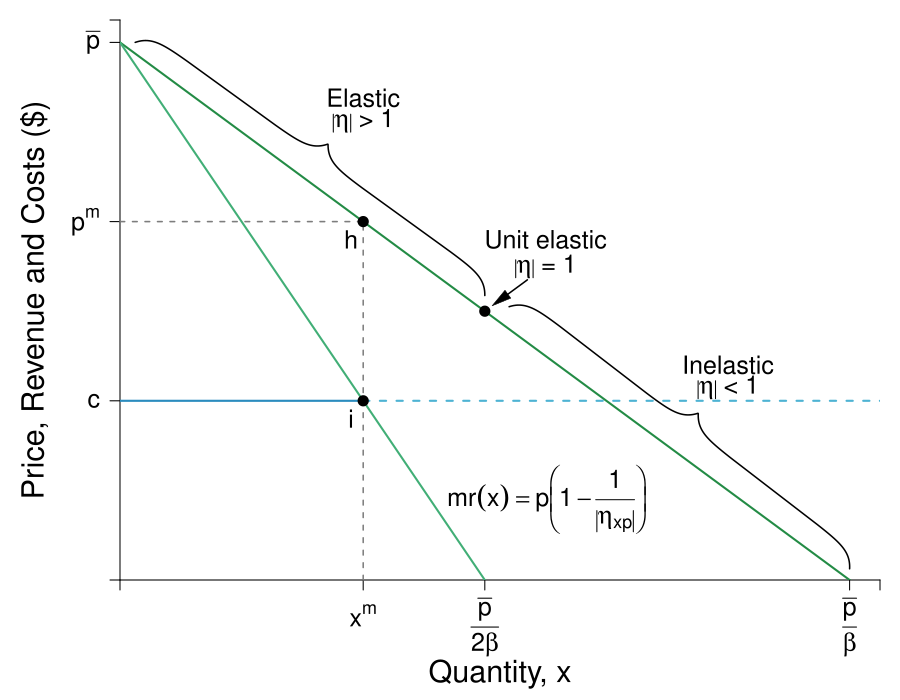

R code for this plot:
library(pBrackets)
library(shape)

pdf(file = "firmmarketsupply/monopoly_mr_elasticity.pdf", width = 9, height = 7)

#Set parameters for graphics
pointsize <- 1.8
axislabelsize <- 1.8
labelsize <- 1.5
namesize <- 1.8
annotatesize <- 1.5
graphlinewidth <- 2
segmentlinewidth <- 1.5

COL <- c("#7fc97f", "#beaed4", "#fdc086", "#ffff99", "#386cb0", "#f0027f", "#bf5b17", "#666666")
COLA <- c("#e0f3db", "#99d8c9","#66c2a4","#41ae76", "#238b45", "#005824")
COLB <- c("#c6dbef", "#4eb3d3", "#2b8cbe", "#0868ac","#084081")
COLC <- c("#fcfbfd", "#efedf5", "#dadaeb", "#bcbddc", "#9e9ac8", "#807dba", "#6a51a3", "#54278f", "#3f007d")

par(mar =  c(6, 6, 1, 1))

AvgRevenue <- function(x, rmax = 12, xmax = 12){
  rmax - (rmax/xmax)*x
}

MRevenue <- function(x, rmax = 12, xmax = 12){
  rmax - 2*(rmax/xmax)*x
}


xlims <- c(0, 12.5)
ylims <- c(0, 12.5)



npts <- 501 
x <- seq(xlims[1], xlims[2], length.out = npts)
y <- seq(ylims[1], ylims[2], length.out = npts) 

plot(0, 0, xlim = xlims, ylim = ylims, type = "n",
     xlab = expression(paste("")),
     ylab = expression(paste("")), 
     xaxt = "n", 
     yaxt = "n", 
     cex.lab = axislabelsize, 
     bty = "n",
     xaxs="i", 
     yaxs="i")

ticksy <- c(0, 4, AvgRevenue(x = 4), 12, ylims[2])
ylabels <- c(NA, expression(paste(c)), expression(paste(p^{m})), expression(paste(bar(p))), NA)
ticksx <- c(0, 4, 6, 12, xlims[2])
xlabels <- c(NA, expression(paste(x^{m})), expression(paste(frac(bar(p),2 *beta))), expression(paste(frac(bar(p),beta))), NA)


axis(1, at = ticksx, pos = 0, labels = FALSE)
text(x = c(0, 4, 6, 12, xlims[2]), par("usr")[3] - 0.4, labels = xlabels, srt = 0, pos = 1, xpd = TRUE, cex = labelsize)
axis(2, at = ticksy, pos = 0, labels = ylabels, las = 1, cex.axis = labelsize)

npts <- 500 
xx1 <- seq(xlims[1], xlims[2], length.out = npts)

#Label axes
#Label the axes
text(0.5*(xlims[2]), -2.1, expression(paste("Quantity, ", x)), xpd = TRUE, cex = axislabelsize) 
text(-1.4, 0.5*ylims[2], expression(paste("Price, Revenue and Costs ($)")), xpd = TRUE, cex = axislabelsize, srt = 90) 

#Draw segments for total costs
segments(0, AvgRevenue(x = 4), 4, AvgRevenue(x = 4), lty = 2, col = "gray" , lwd = segmentlinewidth)
segments(4, 0, 4, AvgRevenue(x = 4), lty = 2, col = "gray" , lwd = segmentlinewidth)

segments(0, 4, 4, 4, lty = 1, col = COLB[3] , lwd = graphlinewidth)
segments(4, 4, xlims[2], 4, lty = 2, col = COLB[2] , lwd = graphlinewidth)



# Demand
lines(xx1, AvgRevenue(xx1, rmax = 12, xmax = 12), col = COLA[5], lwd = graphlinewidth)
lines(xx1, MRevenue(xx1, rmax = 12, xmax = 12), col = COLA[4], lwd = graphlinewidth)

text(7, 1.8, expression(paste(mr(x) == p*bgroup("(",1 - frac(1, abs(eta[xp])),")" ) ) ) , xpd = TRUE, cex = annotatesize) 

#Label Points for comparison
points(4, MRevenue(x = 4), pch = 16, col = "black", cex = 1.5)
text(3.8, MRevenue(x = 4) - 0.4, expression(i), cex = labelsize)

points(4, AvgRevenue(x = 4), pch = 16, col = "black", cex = 1.5)
text(4 - 0.2, AvgRevenue(x = 4) - 0.4, expression(h), cex = labelsize)


#Label 
text(4, 10.76, expression(paste("Elastic")), cex = annotatesize)
text(4, 10.25, expression(paste(abs(eta), " > 1")), cex = annotatesize)
text(7, 7.6, expression(paste("Unit elastic")), cex = annotatesize)
text(7, 7, expression(paste(abs(eta), " = 1")), cex = annotatesize)
text(10, 4.8, expression(paste("Inelastic")), cex = annotatesize)
text(10, 4.3, expression(paste(abs(eta) , " < 1")), cex = annotatesize)

# Points
points(6, 6, pch = 16, col = "black", cex = 1.5)

# Braces
brackets(0.25, 12, 6, 6.35, h = NULL,  ticks = 0.5, curvature = 0.5, type = 1,
         col = 1, lwd = segmentlinewidth, lty = 1, xpd = FALSE)
brackets(6.4, 6.1, 12, 0.25, h = NULL,  ticks = 0.5, curvature = 0.5, type = 1,
         col = 1, lwd = segmentlinewidth, lty = 1, xpd = FALSE)

# Arrows
Arrows(6.7, 6.7, x1 = 6.25, y1 = 6.25,
       code = 2, lty = 1,
       lwd = segmentlinewidth,
       arr.type = "triangle", arr.lwd = 0.5)

dev.off()
